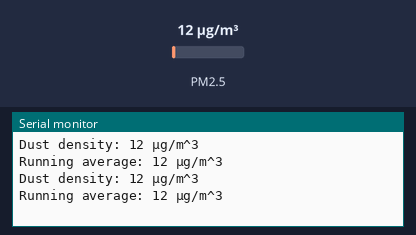
A sketch run on a simulated Arduino Mega 2560, built with avr-gcc and run on an emulated ATmega2560. On the bench: the last lines printed to the serial monitor. The test bench sets the inputs (shaded band); at power-on: PM2.5 12 µg/m³.

Above: at 1.2 s.
1.3 s: PM2.5 set to 6 µg/m³
At 2.4 s:
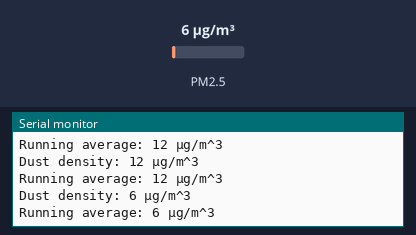
2.8 s: PM2.5 set to 75 µg/m³
At 3.8 s:
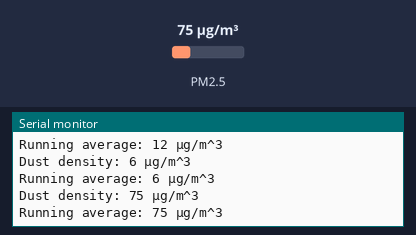
Timing chart, 0 to 5.8 s (numbered marks = the images above; inputs shaded):
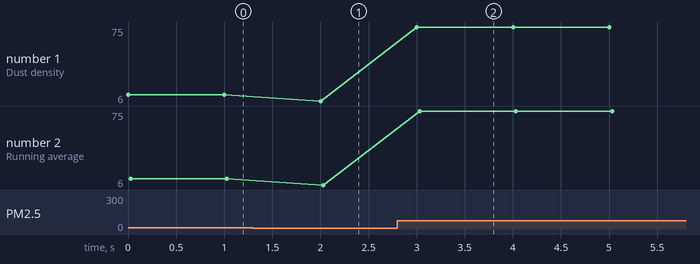

Measured:
- after the input at 1.3 s, the serial monitor: prints a new line after 0.70 s (image 1)
- after the input at 2.8 s, the serial monitor: prints a new line after 0.20 s (image 2)
- plotted number 1: 12 → 6 after the input at 1.3 s, 6 → 75 after the input at 2.8 s
- plotted number 2: 12 → 6 after the input at 1.3 s, 6 → 75 after the input at 2.8 s

The sketch:

Dust.ino
```cpp
#include <GP2YDustSensor.h>

#define SHARP_LED_PIN 24  // Sharp Dust/particle sensor Led Pin
#define SHARP_VO_PIN A7    // Sharp Dust/particle analog out pin used for reading

GP2YDustSensor dustSensor(GP2YDustSensorType::GP2Y1010AU0F, SHARP_LED_PIN, SHARP_VO_PIN);
int dustDensity;
int runningAverage;

void setup() {
  Serial.begin(9600);
  //dustSensor.setBaseline(0.4); // set no dust voltage according to your own experiments
  //dustSensor.setCalibrationFactor(1.1); // calibrate against precision instrument
  dustSensor.begin();
}

void loop() {
  dustDensity = dustSensor.getDustDensity();
  runningAverage = dustSensor.getRunningAverage();
  Serial.print("Dust density: ");
  Serial.print(dustDensity);
  Serial.println(" µg/m^3");
  Serial.print("Running average: ");
  Serial.print(runningAverage);
  Serial.println(" µg/m^3");
  delay(1000);
}
```
